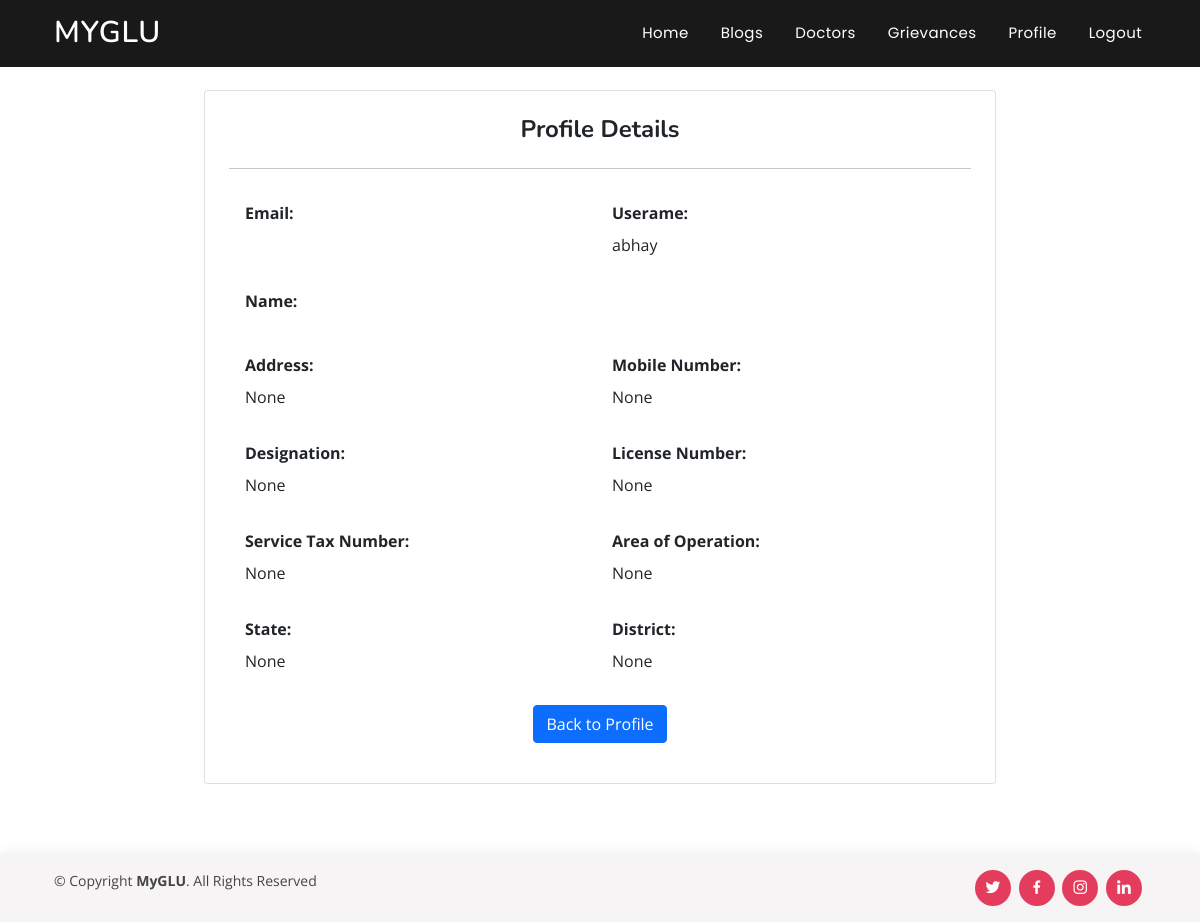
The page /view_profile/ (signed in) on the database its author committed.
### user/models.py (models this page shows, shortened)
class Profile(AbstractBaseUser):
    username = models.CharField(max_length=200, null=False, blank=False,unique=True)
    email = models.EmailField(max_length=100,unique=True)
    phone = PhoneNumberField(null=True, blank=True)
    last_login = models.DateTimeField(verbose_name='last login', auto_now=True)
    is_admin = models.BooleanField(default=False)
    is_active = models.BooleanField(default=True)
    is_staff = models.BooleanField(default=False)
    is_superuser = models.BooleanField(default=False)
    date_joined = models.DateTimeField(verbose_name='date joined', auto_now_add=True)
    registered_address = models.CharField(max_length=200, null=True, blank=True)
    area_of_operation = models.CharField(max_length=200, null=True, blank=True)
    license_no = models.CharField(max_length=10, null=True, blank=True)
    designation = models.CharField(max_length=100, null=True, blank=True)
    is_paid = models.BooleanField(default=False)
    service_tax_no = models.CharField(max_length=20, null=True, blank=True)
    state = models.CharField(max_length=40, null=True, blank=True)
    district = models.CharField(max_length=40, null=True, blank=True)
    is_validated = models.BooleanField(default=False)
    is_doctor = models.BooleanField(default=False)
    who = models.IntegerField(default=0)
    hospital = models.CharField(max_length=100, null=True, blank=True)
    name = models.CharField(max_length=100)
    is_registered = models.BooleanField(default=False)
    is_accepted = models.BooleanField(default=False)
    USERNAME_FIELD = 'username'
    objects = MyAccountManager()

### user/views.py (the view)
# urls.py: path('view_profile/', view_profile, name='view_profile'),
@login_required
def view_profile(request):
    return render(request, 'user/view_profile.html', {'user': request.user})

### user/templates/user/view_profile.html (shortened to what this page needs)
{% extends "profbase.html" %}
{% block content %}
<div class="container1">
    <div class="row justify-content-center">
        <div class="col-sm-12 col-md-8 col-lg-14">
            <div class="card p-4">
                <h4 class="card-title font-weight-bold text-center">Profile Details</h4>
                <hr>
                <div class="card-body">
                    <div class="row">
                        <div class="col-md-6 mb-3">
                            <label class="font-weight-bold">Email:</label>
                        </div>
                        <div class="col-md-6 mb-3">
                            <label class="font-weight-bold">Userame:</label>
                            <p>{{ user.username }}</p>
                        </div>
                        <div class="col-md-6 mb-3">
                            <label class="font-weight-bold">Name:</label>
                        </div>
                    </div>
                    <div class="row">
                        <div class="col-md-6 mb-3">
                            <label class="font-weight-bold">Address:</label>
                            <p>{{ user.registered_address }}</p>
                        </div>
                        <div class="col-md-6 mb-3">
                            <label class="font-weight-bold">Mobile Number:</label>
                            <p>{{ user.phone }}</p>
                        </div>
                    </div>
                    {% if user.is_doctor %}
                    <div class="row">
                        <div class="col-md-6 mb-3">
                            <label class="font-weight-bold">Designation:</label>
                            <p>{{ user.designation }}</p>
                        </div>
                        <div class="col-md-6 mb-3">
                            <label class="font-weight-bold">License Number:</label>
                            <p>{{ user.license_no }}</p>
                        </div>
                    </div>
                    <div class="row">
                        <div class="col-md-6 mb-3">
                            <label class="font-weight-bold">Service Tax Number:</label>
                            <p>{{ user.service_tax_no }}</p>
                        </div>
                        <div class="col-md-6 mb-3">
                            <label class="font-weight-bold">Area of Operation:</label>
                            <p>{{ user.area_of_operation }}</p>
                        </div>
                    </div>
                    {% endif %}
                    <div class="row">
                        <div class="col-md-6 mb-3">
                            <label class="font-weight-bold">State:</label>
                            <p>{{ user.state }}</p>
                        </div>
                        <div class="col-md-6 mb-3">
                            <label class="font-weight-bold">District:</label>
                            <p>{{ user.district }}</p>
                        </div>
                    </div>
                    <div class="text-center">
                        <a href="{% url 'profile' %}" class="btn btn-primary">Back to Profile</a>
                    </div>
                </div>
            </div>
        </div>
    </div>
</div>
{% endblock %}

### static/static/assets/css/style.css (style rules this page uses)
body { font-family: "Open Sans", sans-serif; color: #444444; }
a { color: #e43c5c; text-decoration: none; }
h1, h2, h3, h4, h5, h6 { font-family: "Nunito", sans-serif; }

### templates/profbase.html (style rules this page uses)
body { padding-top: 90px; }

### user/templates/user/view_profile.html (style rules this page uses)
.container1 { margin-bottom: 70px; }

### rows shown on the page
Profile: username "abhay", registered_address "None", phone "None", designation "None", license_no "None", service_tax_no "None", area_of_operation "None", state "None", district "None"
